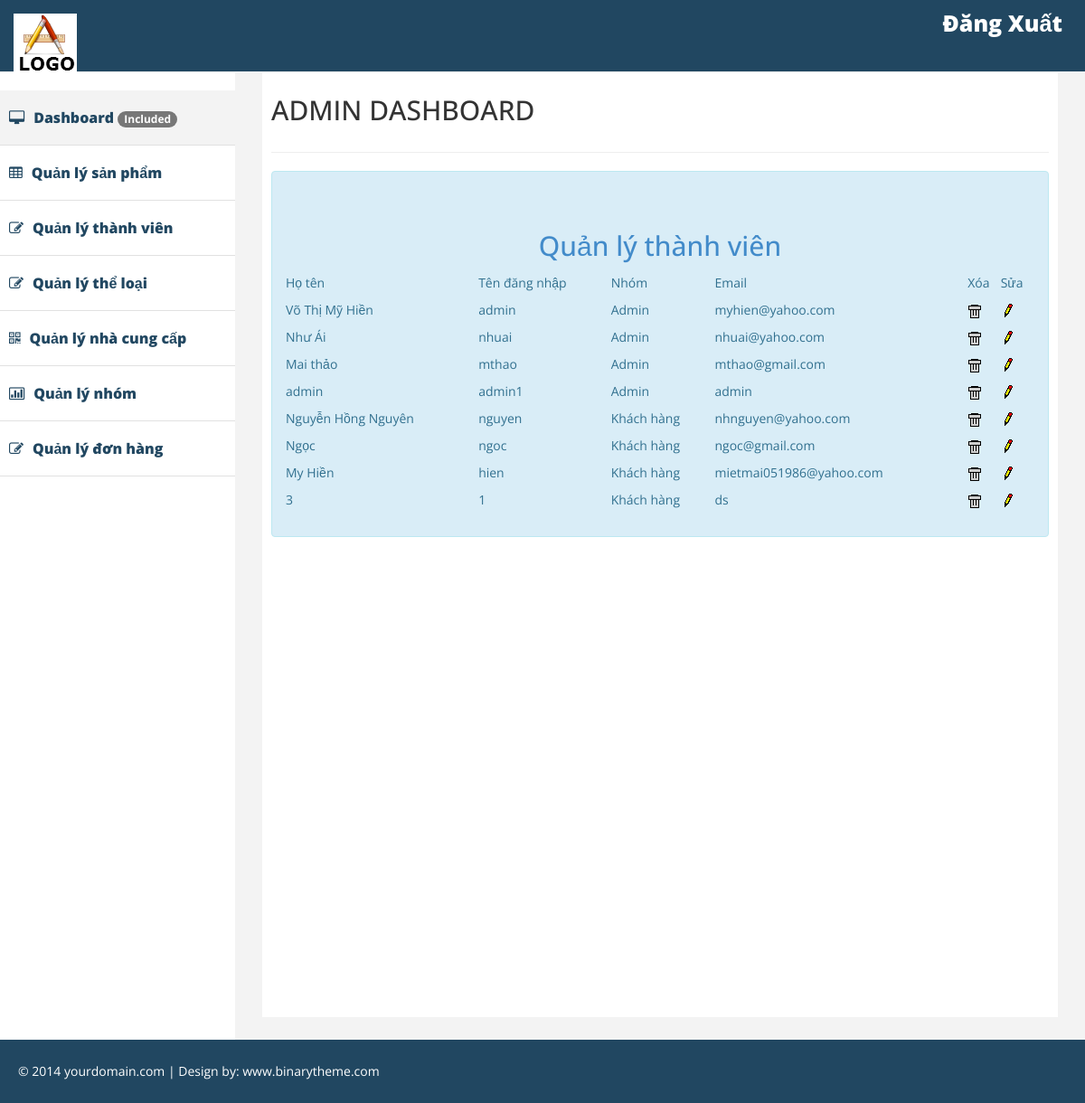
Page /admin.php?mod=user&act=manage on the committed database.
### tables this page shows
CREATE TABLE `users` (
  `UserID` int(11) NOT NULL,
  `GroupID` int(11) NOT NULL,
  `FullName` varchar(255) NOT NULL,
  `UserName` varchar(20) NOT NULL,
  `PassWord` varchar(32) NOT NULL,
  `Email` varchar(50) NOT NULL
);

CREATE TABLE `groups` (
  `GroupID` int(11) NOT NULL,
  `GroupName` varchar(50) NOT NULL
);

### Controller/User/Manage.php (called while the page is built)
<?php
	include_once("Model/User.php");
	$user = new User();
	$ret = $user->getUserManage();
	include_once("View/User/Manage.php");
?>

### Model/User.php (called while the page is built, shortened)
<?php
include_once("DataProvider.php");
class User{
	private $da;
	function __construct(){
		$this->da = new DataProvider();
	}
	function getUserManage(){
		$sql = "Select UserID, FullName, UserName, Email, GroupName from users u join groups g on u.GroupID = g.GroupID";
		return $this->da->FetchAll($sql);
	}
}
?>

### Model/DataProvider.php (called while the page is built, shortened)
 <?php
	class DataProvider{
		private $link;
		function __construct()
		{
			$this->link=mysqli_connect("127.0.0.1","root","","cnweb");
		}
		function ExecuteQuery($sql)
		{
	 		mysqli_query($this->link,"set names utf8");
			return mysqli_query($this->link, $sql);
		}
		function FetchAll($sql){
			$arr=array();
			$r = $this->ExecuteQuery($sql);
			while($row = mysqli_fetch_assoc($r)){
				$arr[]=$row;
			}
			return $arr;
		}
	}
?>

### View/User/Manage.php (the view)
<br>
<div>
<center><h2><span><a href="admin.php?mod=user&act=manage">Quản lý thành viên</a></span></h2></center>
<p>
	<table width="100%">
    <tr class="title"><td>Họ tên</td><td>Tên đăng nhập</td><td>Nhóm</td><td>Email</td><td>Xóa</td><td>Sửa</td></tr>
    <?php
	foreach($ret as $row)
	{
			echo "<tr><td>";
			echo $row['FullName']."</td><td>";
			echo $row['UserName']."</td><td>";
			echo $row['GroupName']."</td><td>";
			echo $row['Email']."</td><td>";
			echo "<a href=\"admin.php?mod=user&act=delete&id={$row["UserID"]}\" onclick=\"return IsDelete()\"><img src=\"Images/Delete.gif\" /></a></td><td>";
			echo "<a href=\"admin.php?mod=user&act=edit&id={$row["UserID"]}\"><img src=\"Images/Edit.gif\" /></a>";
			echo "</td></tr>";
	}
	?>
    </table>
</p>
</div>

### assets/css/custom.css (style rules this page uses)
body { font-family: 'Open Sans', sans-serif; line-height:30px; }

### rows in the picture
users: FullName "Võ Thị Mỹ Hiền", UserName "admin", GroupID.GroupName "Admin", Email "myhien@yahoo.com"
users: FullName "Như Ái", UserName "nhuai", GroupID.GroupName "Admin", Email "nhuai@yahoo.com"
users: FullName "Mai thảo", UserName "mthao", GroupID.GroupName "Admin", Email "mthao@gmail.com"
users: FullName "admin", UserName "admin1", GroupID.GroupName "Admin", Email "admin"
users: FullName "Nguyễn Hồng Nguyên", UserName "nguyen", GroupID.GroupName "Khách hàng", Email "nhnguyen@yahoo.com"
users: FullName "Ngọc", UserName "ngoc", GroupID.GroupName "Khách hàng", Email "ngoc@gmail.com"
users: FullName "My Hiền", UserName "hien", GroupID.GroupName "Khách hàng", Email "mietmai051986@yahoo.com"
users: FullName "3", UserName "1", GroupID.GroupName "Khách hàng", Email "ds"
